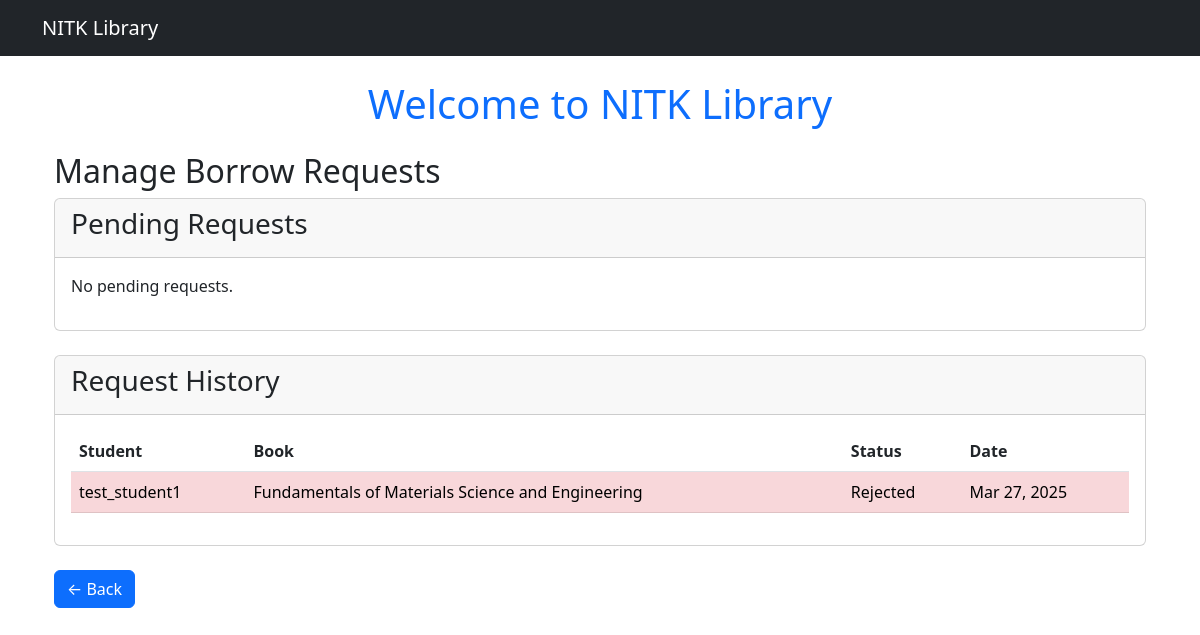
Page /borrow/manage/ (signed in) on the committed database.
### borrowing/models.py (models this page shows, shortened)
class Borrow(models.Model):
    STATUS_CHOICES = [
        ('Pending', 'Pending'),
        ('Approved', 'Approved'),
        ('Rejected', 'Rejected'),
        ('Returned', 'Returned'),
        ('Pending Return','Pending Return')
    ]
    student = models.ForeignKey(Student, on_delete=models.CASCADE)
    book = models.ForeignKey(Book, on_delete=models.CASCADE, null=True, blank=True)
    journal = models.ForeignKey(Journal, on_delete=models.CASCADE, null=True, blank=True)
    borrow_date = models.DateTimeField(default=timezone.now)
    due_date = models.DateTimeField(null=True, blank=True)
    return_date = models.DateTimeField(null=True, blank=True)
    is_returned = models.BooleanField(default=False)
    is_overdue = models.BooleanField(default=False)
    status = models.CharField(max_length=20, choices=STATUS_CHOICES, default='Pending')

### users/models.py (models this page shows, shortened)
class Student(models.Model):
    user = models.OneToOneField(User, on_delete=models.CASCADE, primary_key=True)
    borrow_limit = models.IntegerField(default=5)
    library_card_number = models.CharField(max_length=10, unique=True, null=True, blank=True)
    is_banned = models.BooleanField(default=False)
    dues = models.DecimalField(max_digits=10, decimal_places=2, default=0.00)

class User(AbstractUser):
    email = models.EmailField(unique=True)
    role = models.CharField(max_length=10, choices=UserRoles.choices, default=UserRoles.STUDENT)
    objects = UserManager()

### books/models.py (models this page shows, shortened)
class Book(models.Model):
    GenreChoices = [
    ('Metallurgy', 'METALLURGY'),
    ('Computer Science', 'CS'),
    ('ECE', 'ECE'),
    ('EEE', 'EEE'),
    ('Mechanical', 'MECHANICAL'),
    ('Civil', 'CIVIL'),
    ('AI', 'AI'),
    ('Data Science', 'DATA_SCIENCE'),
    ('Mining', 'MINING'),
    ('IT', 'IT')
]
    title = models.CharField(max_length=255)
    author = models.ForeignKey(Author, on_delete=models.CASCADE)
    publisher = models.CharField(max_length=255)
    pages = models.IntegerField(validators=[MinValueValidator(1)])
    price = models.DecimalField(max_digits=8, decimal_places=2)
    genre = models.CharField(max_length=50, choices=GenreChoices)
    topics = models.TextField(blank=True, null=True)
    available_copies = models.IntegerField(default=1, validators=[MinValueValidator(0)])

### borrowing/views.py (the view)
# urls.py: path("manage/", manage_borrow_requests, name="manage-borrow-requests"),
@login_required
def manage_borrow_requests(request):
    if not hasattr(request.user, "librarian"):
        return redirect("librarian_dashboard")
    pending_requests = Borrow.objects.filter(status="Pending")
    approved_requests = Borrow.objects.filter(status="Approved")
    rejected_requests = Borrow.objects.filter(status="Rejected")
    pending_returns = Borrow.objects.filter(status="Pending Return")
    context = {
        "pending_requests": pending_requests,
        "approved_requests": approved_requests,
        "rejected_requests": rejected_requests,
        "pending_returns": pending_returns
    }
    return render(request, "manage_requests.html", context)

### borrowing/templates/manage_requests.html (shortened to what this page needs)
{% extends 'base.html' %}
{% block content %}
<div class="container mt-4">
    <h2>Manage Borrow Requests</h2>
    <div class="card mb-4">
        <div class="card-header">
            <h3>Pending Requests</h3>
        </div>
        <div class="card-body">
            {% if pending_requests %}
                <table class="table">
                    <thead>
                        <tr>
                            <th>Student</th>
                            <th>Book</th>
                            <th>Request Date</th>
                            <th>Actions</th>
                        </tr>
                    </thead>
                    <tbody>
                        {% for request in pending_requests %}
                        <tr>
                            <td>{{ request.student.user.username }}</td>
                            <td>{{ request.book.title }}</td>
                            <td>{{ request.borrow_date|date:"M d, Y" }}</td>
                            <td>
                                <form style="display: inline;" method="post" action="{% url 'approve-borrow-request' request.id %}">
                                    {% csrf_token %}
                                    <button type="submit" class="btn btn-success btn-sm">Approve</button>
                                </form>
                                <form style="display: inline;" method="post" action="{% url 'reject-borrow-request' request.id %}">
                                    {% csrf_token %}
                                    <button type="submit" class="btn btn-danger btn-sm">Reject</button>
                                </form>
                            </td>
                        </tr>
                        {% endfor %}
                    </tbody>
                </table>
            {% else %}
                <p>No pending requests.</p>
            {% endif %}
        </div>
    </div>
    <div class="card">
        <div class="card-header">
            <h3>Request History</h3>
        </div>
        <div class="card-body">
            <table class="table">
                <thead>
                    <tr>
                        <th>Student</th>
                        <th>Book</th>
                        <th>Status</th>
                        <th>Date</th>
                    </tr>
                </thead>
                <tbody>
                    {% for request in rejected_requests %}
                    <tr class="table-danger">
                        <td>{{ request.student.user.username }}</td>
                        <td>{{ request.book.title }}</td>
                        <td>Rejected</td>
                        <td>{{ request.borrow_date|date:"M d, Y" }}</td>
                    </tr>
                    {% endfor %}
                </tbody>
            </table>
        </div>
    </div>
    <div class="mt-4">
        <button class="btn btn-primary" onclick="history.back()">← Back</button>
    </div>
</div>
{% endblock %}

### rows in the picture
Borrow: student.user.username "test_student1", book "Fundamentals of Materials Science and Engineering", borrow_date "Mar 27, 2025"
